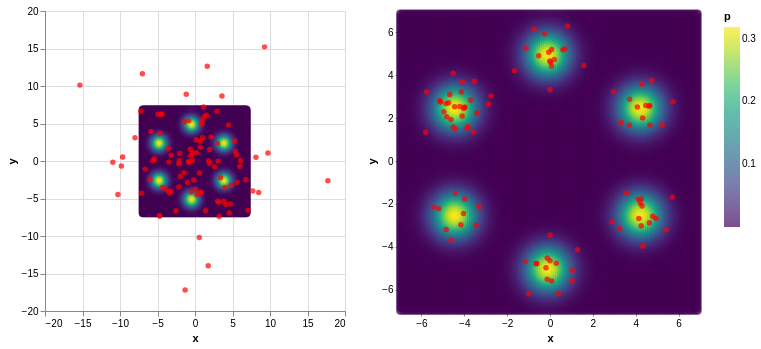

Notebook source saved alongside this figure:
### Code cell
mog6_chart = get_density_chart(mog6, d=7.0, step=0.1)

(mog6_chart + get_particles_chart(X_init.cpu().numpy())) | (mog6_chart + get_particles_chart(X.cpu().numpy()))

### Figure 1 — Vega-Lite specification as saved in the notebook (floating-point values rounded to 4 significant figures; data arrays with more than 128 entries replaced by an {"elided": "..."} marker saying what was removed)
{"config": {"view": {"continuousWidth": 300, "continuousHeight": 300}}, "hconcat": [{"layer": [{"data": {"name": "data-3bf886025a5961a67c4be43454694565"}, "mark": {"type": "point"}, "encoding": {"color": {"field": "p", "scale": {"scheme": "viridis"}, "type": "quantitative"}, "tooltip": [{"field": "x", "type": "quantitative"}, {"field": "y", "type": "quantitative"}, {"field": "p", "type": "quantitative"}], "x": {"field": "x", "type": "quantitative"}, "y": {"field": "y", "type": "quantitative"}}}, {"data": {"name": "data-55deeb308be1912f685467ddde6f58cc"}, "mark": {"type": "circle", "color": "red"}, "encoding": {"x": {"field": "x", "type": "quantitative"}, "y": {"field": "y", "type": "quantitative"}}}]}, {"layer": [{"data": {"name": "data-3bf886025a5961a67c4be43454694565"}, "mark": {"type": "point"}, "encoding": {"color": {"field": "p", "scale": {"scheme": "viridis"}, "type": "quantitative"}, "tooltip": [{"field": "x", "type": "quantitative"}, {"field": "y", "type": "quantitative"}, {"field": "p", "type": "quantitative"}], "x": {"field": "x", "type": "quantitative"}, "y": {"field": "y", "type": "quantitative"}}}, {"data": {"name": "data-20e65eafdd5eae9e3fcd93bdcbbfef82"}, "mark": {"type": "circle", "color": "red"}, "encoding": {"x": {"field": "x", "type": "quantitative"}, "y": {"field": "y", "type": "quantitative"}}}]}], "$schema": "https://vega.github.io/schema/vega-lite/v5.20.1.json", "datasets": {"data-3bf886025a5961a67c4be43454694565": {"elided": "19600 records"}, "data-55deeb308be1912f685467ddde6f58cc": [{"x": 1.026, "y": 3.095}, {"x": -0.4779, "y": -4.145}, {"x": 0.5721, "y": -10.19}, {"x": -5.995, "y": -2.438}, {"x": -2.541, "y": -6.63}, {"x": 2.614, "y": -0.7554}, {"x": 0.7883, "y": -4.142}, {"x": 1.984, "y": 1.535}, {"x": 9.277, "y": 15.22}, {"x": 3.229, "y": -5.514}, {"x": 4.752, "y": -5.73}, {"x": -0.5993, "y": 1.567}, {"x": -4.69, "y": 3.703}, {"x": -7.226, "y": 6.634}, {"x": 0.2645, "y": -4.51}, {"x": -9.82, "y": -0.6697}, {"x": 0.896, "y": 4.893}, {"x": 1.96, "y": -0.3112}, {"x": 0.1743, "y": 2.847}, {"x": 5.307, "y": 2.683}, {"x": -5.639, "y": 0.02221}, {"x": -4.934, "y": 6.245}, {"x": -1.165, "y": 8.905}, {"x": -3.807, "y": -3.877}, {"x": 7.069, "y": -6.552}, {"x": 3.594, "y": 8.675}, {"x": 4.797, "y": -3.222}, {"x": 1.552, "y": 6.113}, {"x": 7.7, "y": -4.01}, {"x": -3.213, "y": -4.048}, {"x": -0.3312, "y": 0.07612}, {"x": -2.087, "y": 0.07312}, {"x": 3.016, "y": -5.372}, {"x": 9.725, "y": 1.074}, {"x": 1.833, "y": -0.01023}, {"x": -6.641, "y": -1.082}, {"x": -1.422, "y": 5.19}, {"x": -0.8542, "y": -0.108}, {"x": -9.649, "y": 0.533}, {"x": 8.496, "y": -4.189}, {"x": 2.939, "y": 6.649}, {"x": -1.94, "y": -2.074}, {"x": -0.3232, "y": 1.093}, {"x": 0.1785, "y": 1.1}, {"x": 0.704, "y": 1.82}, {"x": -2.143, "y": -3.464}, {"x": 6.085, "y": 0.07247}, {"x": 1.766, "y": -13.97}, {"x": -2.013, "y": 0.9879}, {"x": 6.777, "y": -2.486}, {"x": 17.72, "y": -2.627}, {"x": 2.156, "y": 3.21}, {"x": -7.993, "y": 3.103}, {"x": 1.415, "y": -6.642}, {"x": 3.218, "y": -7.389}, {"x": 1.255, "y": 5.888}, {"x": 2.994, "y": 2.326}, {"x": 5.51, "y": 0.8024}, {"x": 0.5924, "y": -1.593}, {"x": 5.61, "y": -2.88}, {"x": 5.373, "y": 1.289}, {"x": 4.091, "y": -5.789}, {"x": 3.984, "y": -3.547}, {"x": 3.085, "y": -0.01966}, {"x": -4.405, "y": 6.255}, {"x": -5.392, "y": 0.3121}, {"x": -15.35, "y": 10.12}, {"x": 3.422, "y": -2.239}, {"x": -0.9911, "y": -2.863}, {"x": 5.968, "y": -0.7433}, {"x": 1.163, "y": 7.204}, {"x": -5.875, "y": 3.927}, {"x": 4.554, "y": -6.929}, {"x": -1.448, "y": -1.55}, {"x": -10.96, "y": -0.1782}, {"x": 8.124, "y": 0.5073}, {"x": 0.6982, "y": 2.657}, {"x": -3.536, "y": 1.624}, {"x": -0.8071, "y": -0.1475}, {"x": -0.8292, "y": 5.351}, {"x": -1.317, "y": -17.2}, {"x": 3.852, "y": -5.366}, {"x": -4.305, "y": -3.53}, {"x": -0.1685, "y": -2.519}, {"x": -7.013, "y": 11.64}, {"x": -2.154, "y": -0.3537}, {"x": -4.705, "y": -7.345}, {"x": 0.9597, "y": 5.37}, {"x": 0.7193, "y": -4.276}, {"x": -10.27, "y": -4.453}, {"x": -3.386, "y": -4.261}, {"x": 0.08041, "y": -3.779}, {"x": -7.129, "y": -4.303}, {"x": -4.753, "y": -7.29}, {"x": -0.5935, "y": 0.7084}, {"x": -4.51, "y": 6.216}, {"x": 4.465, "y": 4.784}, {"x": -3.485, "y": -0.1329}, {"x": 1.637, "y": 12.63}, {"x": -3.168, "y": 0.762}], "data-20e65eafdd5eae9e3fcd93bdcbbfef82": [{"x": -0.05704, "y": 5.072}, {"x": -0.1313, "y": -4.528}, {"x": 0.0808, "y": -5.605}, {"x": -2.862, "y": 2.652}, {"x": 0.004161, "y": -4.654}, {"x": 3.703, "y": 1.67}, {"x": 1.288, "y": -4.141}, {"x": 4.753, "y": 3.76}, {"x": 0.8286, "y": 6.296}, {"x": 3.256, "y": -3.144}, {"x": 4.635, "y": -2.878}, {"x": -4.517, "y": 4.094}, {"x": -4.21, "y": 2.547}, {"x": -5.747, "y": 3.219}, {"x": -0.1291, "y": -5.513}, {"x": -4.846, "y": -3.198}, {"x": -0.01253, "y": 4.666}, {"x": 3.716, "y": 2.884}, {"x": -1.115, "y": 5.266}, {"x": 4.66, "y": 2.585}, {"x": -4.451, "y": 2.535}, {"x": -5.143, "y": 2.809}, {"x": 0.07711, "y": 5.2}, {"x": -3.981, "y": -1.769}, {"x": 5.419, "y": -3.214}, {"x": 0.5991, "y": 5.197}, {"x": 4.214, "y": -1.967}, {"x": 0.1985, "y": 4.733}, {"x": 4.797, "y": -2.582}, {"x": -4.036, "y": -2.452}, {"x": -3.701, "y": 2.836}, {"x": -4.623, "y": 1.933}, {"x": 2.889, "y": -2.833}, {"x": 5.238, "y": 1.68}, {"x": 2.969, "y": 3.247}, {"x": -4.031, "y": 2.454}, {"x": -4.101, "y": 2.095}, {"x": -4.009, "y": 2.51}, {"x": -5.193, "y": -2.217}, {"x": 4.953, "y": -2.688}, {"x": 1.576, "y": 4.462}, {"x": -3.568, "y": 1.34}, {"x": -4.085, "y": 3.685}, {"x": -3.524, "y": 3.723}, {"x": -1.657, "y": 4.207}, {"x": -3.32, "y": -2.14}, {"x": 4.075, "y": 2.522}, {"x": 0.3994, "y": -6.182}, {"x": -4.852, "y": 2.684}, {"x": 4.262, "y": -1.768}, {"x": 5.705, "y": -1.693}, {"x": 0.7014, "y": 5.235}, {"x": -3.875, "y": 1.539}, {"x": 1.039, "y": -5.111}, {"x": 1.035, "y": -5.589}, {"x": 0.03279, "y": 4.613}, {"x": 5.731, "y": 2.768}, {"x": 4.47, "y": 2.592}, {"x": -2.754, "y": 3.029}, {"x": 4.124, "y": -1.781}, {"x": 4.627, "y": 2.561}, {"x": 4.255, "y": -3.02}, {"x": 4.296, "y": -2.1}, {"x": 4.324, "y": 2.006}, {"x": -5.143, "y": 2.792}, {"x": -4.735, "y": 2.722}, {"x": -5.804, "y": 1.346}, {"x": 3.579, "y": -1.498}, {"x": -1.136, "y": -4.69}, {"x": 3.315, "y": 1.796}, {"x": 0.07042, "y": 4.433}, {"x": -3.411, "y": 2.243}, {"x": 4.334, "y": -3.979}, {"x": -3.83, "y": 1.595}, {"x": -5.447, "y": -2.162}, {"x": 4.662, "y": 1.671}, {"x": -0.5241, "y": 4.908}, {"x": -4.951, "y": 2.303}, {"x": -3.966, "y": 2.513}, {"x": -4.672, "y": 3.103}, {"x": -0.9806, "y": -6.193}, {"x": 4.145, "y": -2.685}, {"x": -4.408, "y": -1.508}, {"x": 0.002979, "y": -3.455}, {"x": -0.7396, "y": 6.145}, {"x": -4.522, "y": 1.59}, {"x": -0.615, "y": -4.796}, {"x": 0.003858, "y": 3.325}, {"x": 0.2912, "y": -4.768}, {"x": -4.62, "y": -3.691}, {"x": -4.161, "y": -2.973}, {"x": -0.1871, "y": -4.985}, {"x": -3.456, "y": -2.996}, {"x": -0.6548, "y": -4.781}, {"x": -4.136, "y": 3.217}, {"x": -5.11, "y": 2.753}, {"x": 4.28, "y": 3.577}, {"x": -4.422, "y": 1.509}, {"x": -0.2443, "y": 5.936}, {"x": -4.822, "y": 2.062}]}}
